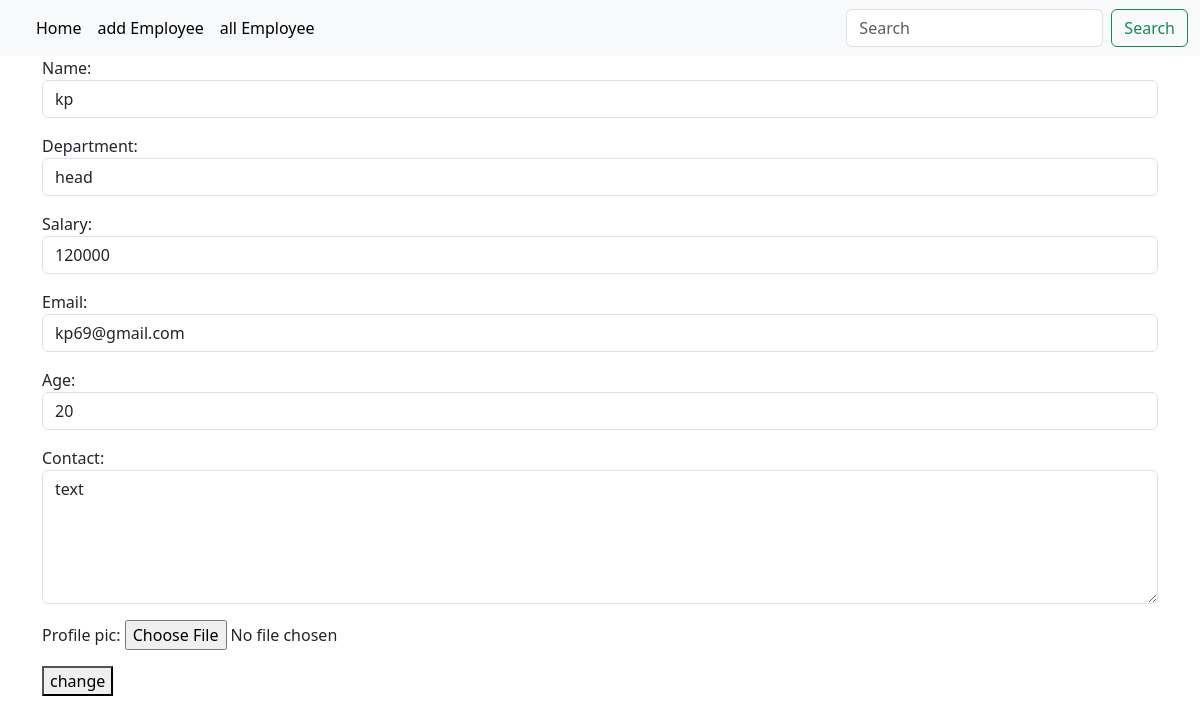
The app's page /employees/5/update (signed in) with its own data.
### crm/models.py (models this page shows, shortened)
class Employees(models.Model):
    name=models.CharField(max_length=200)
    department=models.CharField(max_length=200)
    salary=models.PositiveIntegerField()
    email=models.EmailField(unique=True)
    age=models.PositiveIntegerField()
    contact=models.CharField(null=True,max_length=200)
    profile_pic=models.ImageField(upload_to="image",null=True)

### crm/views.py (the view, shortened to what this page needs)
# urls.py: path("employees/<int:pk>/update",views.EmployeeUpdateView.as_view(),name="emp-edit"),
@method_decorator(signin_required,name="dispatch")
class EmployeeUpdateView(View):
    def get(self,request,*args,**kwargs):
        id=kwargs.get("pk")
        obj=Employees.objects.get(id=id)
        form=EmployeeModelForm(instance=obj)
        return render(request,"emp_edit.html",{"form":form})

### crm/forms.py
class EmployeeModelForm(forms.ModelForm):
    class Meta:
        model=Employees
        fields="__all__"
        widgets={
            "name":forms.TextInput(attrs={"class":"form-control"}),
            "department":forms.TextInput(attrs={"class":"form-control"}),
            "salary":forms.NumberInput(attrs={"class":"form-control"}),
            "email":forms.EmailInput(attrs={"class":"form-control"}),
            "age":forms.NumberInput(attrs={"class":"form-control"}),
            "contact":forms.Textarea(attrs={"class":"form-control","rows":5})
        }

### crm/views.py (called while the page is built)
def signin_required(fn):
    def wrapper(request,*args,**kwargs):
        if not request.user.is_authenticated:
            messages.error(request,"invalid session")
            return redirect("signin")
        else:
            return fn(request,*args,**kwargs)
    return wrapper

### crm/templates/emp_edit.html (shortened to what this page needs)
{%extends 'base.html'%}
{%block body_block%}
<div class="container">
    <form action="" method="post">
        {{form.as_p}}
        <button type="submit">change</button>
    </form>
</div>
{%endblock%}

### records on screen
Employees: name "kp", department "head", salary "120000", email "kp69@gmail.com", age "20", contact "text"
